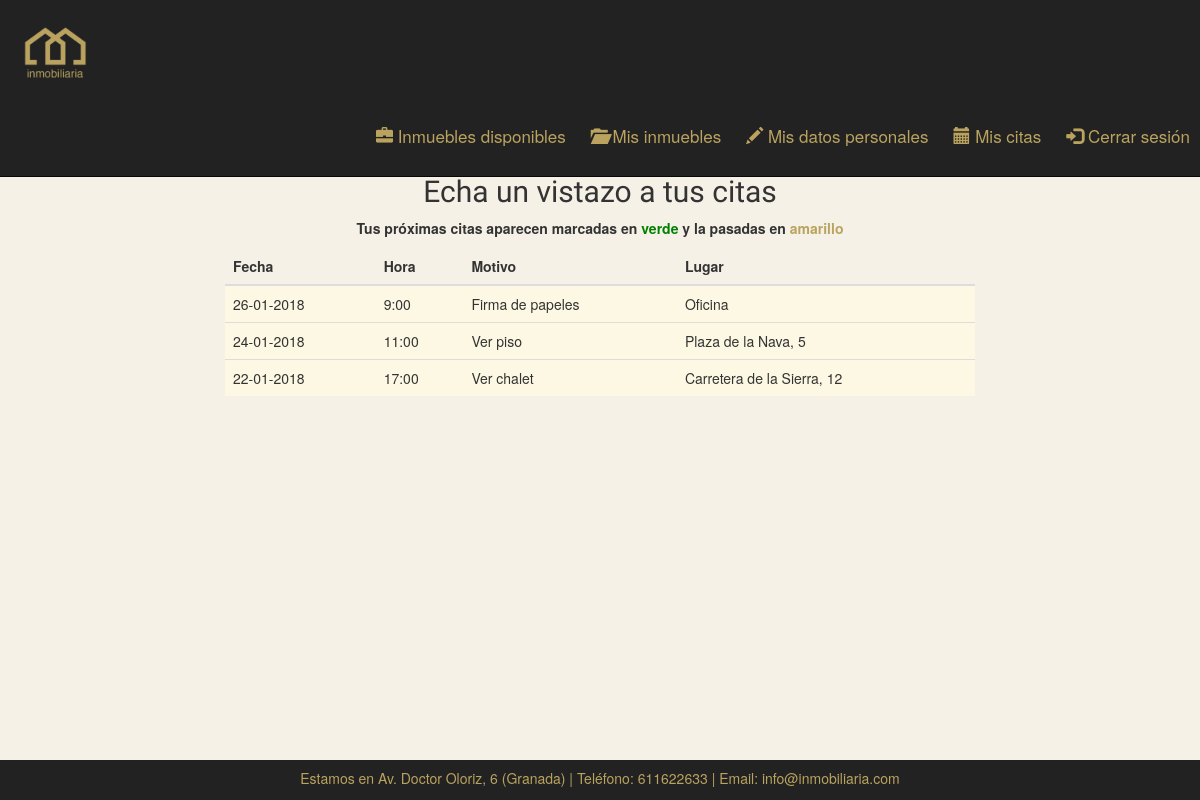
Page /php/mis_citas.php (signed in) on the committed database.
### tables this page shows
CREATE TABLE IF NOT EXISTS `citas` (
`id` bigint(20) unsigned NOT NULL,
  `fecha` date NOT NULL,
  `hora` time NOT NULL,
  `motivo` varchar(50) NOT NULL,
  `lugar` varchar(30) NOT NULL,
  `id_cliente` bigint(20) NOT NULL
);

### php/mis_citas.php (the view, shortened to what this page needs)
<?php
    include "funciones.php";
  ?>
<!DOCTYPE html>
<html lang="es">
  <head>
    <link href="../css/bootstrap.min.css" rel="stylesheet" media="screen">
    <link rel="stylesheet" href="../css/mis-estilos.css">
  </head>
  <body>
    <div class="container-fluid">
      <div class="row">
        <div class="col-xs-12 menu-inicio">
          <h2 align="center" style="margin-top: 50px;">Echa un vistazo a tus citas</h2>
          <p align="center"><b>Tus próximas citas aparecen marcadas en <span style="color:green">verde</span> y la pasadas en <span style="color:#baa35f">amarillo</span></b></p>
          <div class="col-xs-12 col-sm-8 col-sm-offset-2">
            <?php
              $actual = date('Y-m-d');
              $marca_actual = strtotime($actual);
              $id_cliente = $_SESSION['id_usuario'];
              $con = abrirConexion();
              $sql = "select * from citas where id_cliente='$id_cliente' order by fecha desc";
              $consulta = mysqli_query($con,$sql);
              if (!$consulta) {
                echo "Error al realizar la consulta sql...";
              } else {
                $num_filas = mysqli_num_rows($consulta);
                if ($num_filas == 0) {
                  echo "<div class='alert alert-warning warning-new col-sm-6 col-sm-offset-3' align='center'>
                        <h2>No tienes ninguna cita programada</h2>
                      </div>";
                } else {
                  echo "<div class='table-responsive'>";
                  echo "<table class='table table-hover'>";
                  echo "<thead><tr><th>Fecha</th><th>Hora</th><th>Motivo</th><th>Lugar</th></tr></thead>";
                  echo "<tbody>";
                  while ($fila = mysqli_fetch_array($consulta,MYSQLI_ASSOC)) {
                    $marca_cita = strtotime($fila['fecha']);
                    $marca_hora = strtotime($fila['hora']);
                    $f_formateada = date("d-m-Y",$marca_cita);
                    $h_formateada = date("G:i",$marca_hora);
                    if ($marca_cita >= $marca_actual ) {
                      echo "<tr class='success'><td>$f_formateada</td><td>$h_formateada</td><td>$fila[motivo]</td><td>$fila[lugar]</td></tr>";
                    } else {
                      echo "<tr class='warning'><td>$f_formateada</td><td>$h_formateada</td><td>$fila[motivo]</td><td>$fila[lugar]</td></tr>";
                    }
                  }
                  echo "</tbody>";
                  echo "</table></div>";
                }
              }
             ?>
          </div>
        </div>
      </div>
    </div>
    <footer class="navbar-nav navbar-inverse">
      <p align="center">Estamos en Av. Doctor Oloriz, 6 (Granada) | Teléfono: 611622633 | Email: info@inmobiliaria.com</p>
    </footer>
  </body>
</html>

### css/mis-estilos.css (style rules this page uses)
body { background-color: #f5f1e7; }
h1, h2,h3 { font-family: 'Lobster Two'; }
footer { background-color: black; padding-top: 8px; display: both; bottom: 0; width: 100%; height: 40px; color: #baa35f; position: fixed; }
.menu-inicio { margin-top: 125px; }

### rows in the picture
citas: fecha "26-01-2018", hora "9:00", motivo "Firma de papeles", lugar "Oficina"
citas: fecha "24-01-2018", hora "11:00", motivo "Ver piso", lugar "Plaza de la Nava, 5"
citas: fecha "22-01-2018", hora "17:00", motivo "Ver chalet", lugar "Carretera de la Sierra, 12"
